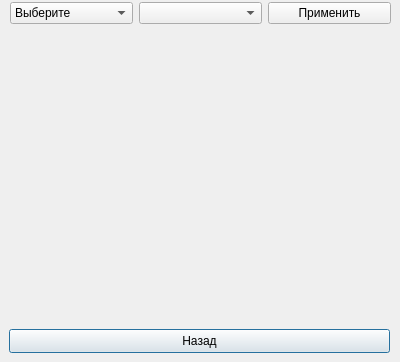
<?xml version="1.0" encoding="UTF-8"?>
<ui version="4.0">
 <class>View</class>
 <widget class="QDialog" name="View">
  <property name="geometry">
   <rect>
    <x>0</x>
    <y>0</y>
    <width>400</width>
    <height>362</height>
   </rect>
  </property>
  <property name="windowTitle">
   <string>Dialog</string>
  </property>
  <widget class="QPushButton" name="back">
   <property name="geometry">
    <rect>
     <x>9</x>
     <y>329</y>
     <width>381</width>
     <height>24</height>
    </rect>
   </property>
   <property name="text">
    <string>Назад</string>
   </property>
  </widget>
  <widget class="QWidget" name="layoutWidget">
   <property name="geometry">
    <rect>
     <x>10</x>
     <y>0</y>
     <width>381</width>
     <height>26</height>
    </rect>
   </property>
   <layout class="QHBoxLayout" name="horizontalLayout">
    <item>
     <widget class="QComboBox" name="categories">
      <item>
       <property name="text">
        <string>Выберите</string>
       </property>
      </item>
      <item>
       <property name="text">
        <string>Книги</string>
       </property>
      </item>
      <item>
       <property name="text">
        <string>Учебники</string>
       </property>
      </item>
      <item>
       <property name="text">
        <string>Канцелярия</string>
       </property>
      </item>
     </widget>
    </item>
    <item>
     <widget class="QComboBox" name="item"/>
    </item>
    <item>
     <widget class="QPushButton" name="empl">
      <property name="text">
       <string>Применить</string>
      </property>
     </widget>
    </item>
   </layout>
  </widget>
  <widget class="QLabel" name="label">
   <property name="geometry">
    <rect>
     <x>20</x>
     <y>50</y>
     <width>361</width>
     <height>251</height>
    </rect>
   </property>
   <property name="text">
    <string/>
   </property>
   <property name="alignment">
    <set>Qt::AlignLeading|Qt::AlignLeft|Qt::AlignTop</set>
   </property>
  </widget>
 </widget>
 <resources/>
 <connections/>
</ui>
